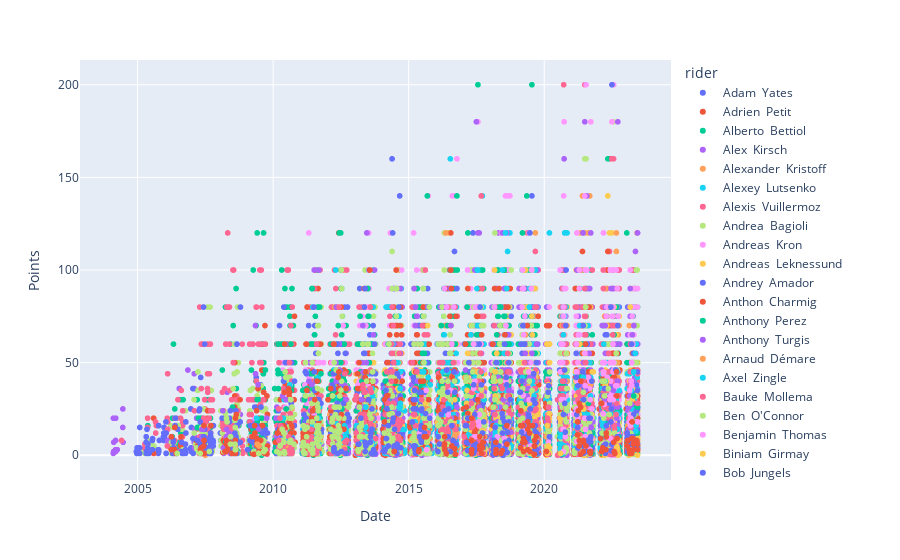

Source (notebook cell):
### Code cell
import plotly.express as px

fig = px.scatter(df_rider, x='Date', y='Points', color='rider', hover_data=['point_type'])
fig.show()
